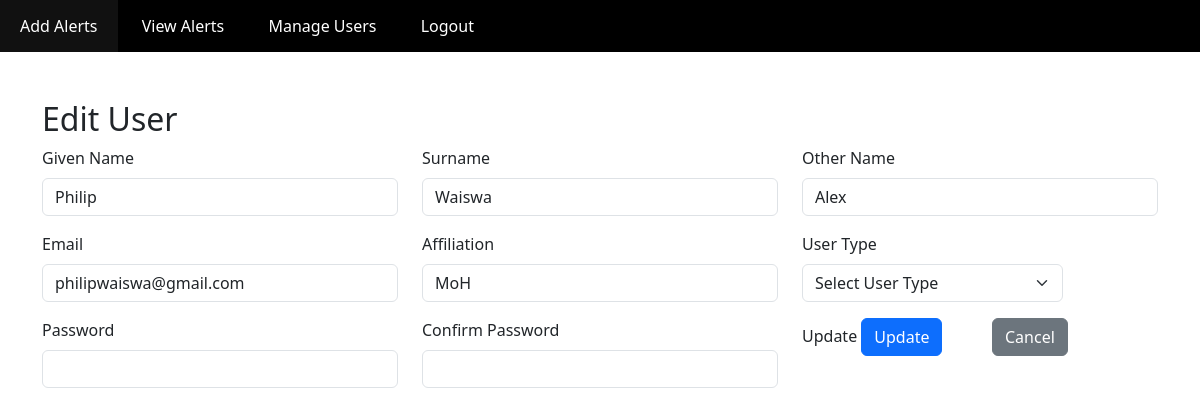
The page /users/edit_user.php?id=1 (signed in) on the database as committed earlier.
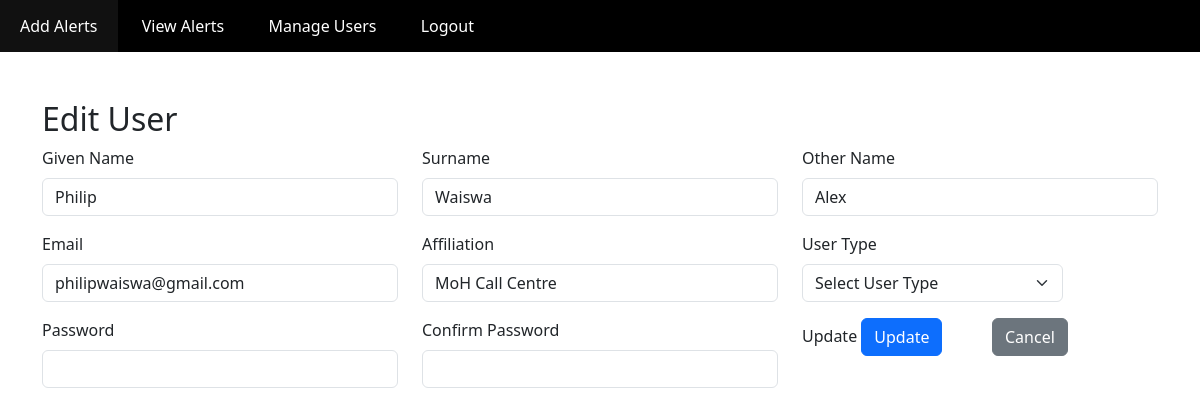
The same page on the database as committed later.
### tables this page shows
CREATE TABLE `users` (
  `id` int(11) NOT NULL,
  `username` varchar(50) NOT NULL,
  `password` varchar(255) NOT NULL,
  `gname` varchar(25) NOT NULL,
  `surname` varchar(25) NOT NULL,
  `oname` varchar(25) DEFAULT NULL,
  `email` varchar(25) NOT NULL,
  `affiliation` varchar(50) NOT NULL,
  `user_type` varchar(20) NOT NULL,
  `level` varchar(20) DEFAULT NULL
);

### users/edit_user.php (the view, shortened to what this page needs)
<?php
require('../conn.php');
$id = $_GET['id'];
$query = "SELECT * FROM users WHERE id = ?";
$stmt = $conn->prepare($query);
$stmt->bind_param("i", $id);
$stmt->execute();
$result = $stmt->get_result();
$user = $result->fetch_assoc();
?>
<!DOCTYPE html>
<html lang="en">
<head>
    <link href="https://cdn.jsdelivr.net/npm/bootstrap@5.3.0/dist/css/bootstrap.min.css" rel="stylesheet">
    <link href="../style/style.css" rel="stylesheet">
</head>
<body>
     <?php include('../includes/nav.php');?>
    <div class="container mt-5">
        <h2>Edit User</h2>
        <form method="POST">
            <div class="row">
                <div class="col-md-4 mb-3">
                    <label class="form-label">Given Name</label>
                    <input type="text" name="gname" class="form-control" value="<?php echo $user['gname']; ?>">
                </div>
                <div class="col-md-4 mb-3">
                    <label class="form-label">Surname</label>
                    <input type="text" name="surname" class="form-control" value="<?php echo $user['surname']; ?>">
                </div>
                <div class="col-md-4 mb-3">
                    <label class="form-label">Other Name</label>
                    <input type="text" name="oname" class="form-control" value="<?php echo $user['oname']; ?>">
                </div>
            </div>
            <div class="row">
                <div class="col-md-4 mb-3">
                    <label class="form-label">Email</label>
                    <input type="email" name="email" class="form-control" value="<?php echo $user['email']; ?>">
                </div>
                <div class="col-md-4 mb-3">
                    <label class="form-label">Affiliation</label>
                    <input type="text" name="affiliation" class="form-control" value="<?php echo $user['affiliation']; ?>">
                </div>
               <div class="col-md-3 mb-3">
                    <label for="nationality" class="form-label">User Type</label>
                    <select class="form-select" id="user_type" name="user_type" required>
                        <option value="">Select User Type</option>
                    </select>
                </div>
            </div>
            <div class="row">
                <div class="col-md-4 mb-3">
                    <label class="form-label">Password</label>
                    <input type="password" name="password" class="form-control">
                </div>
                <div class="col-md-4 mb-3">
                    <label class="form-label">Confirm Password</label>
                    <input type="password" name="confirm_password" class="form-control">
                </div>
                <div class="col-md-2 mb-3">
                    <label class="form-label">Update</label>
            <button type="submit" name="update" class="btn btn-primary">Update</button>
        </div>
        <div class="col-md-2 mb-3">
            <a href="index.php" class="btn btn-secondary">Cancel</a>
        </div>
        </form>
    </div>
</body>
</html>

Rows that differ between the two databases and show on the page:
changed users "Philip": affiliation "MoH" → "MoH Call Centre"
